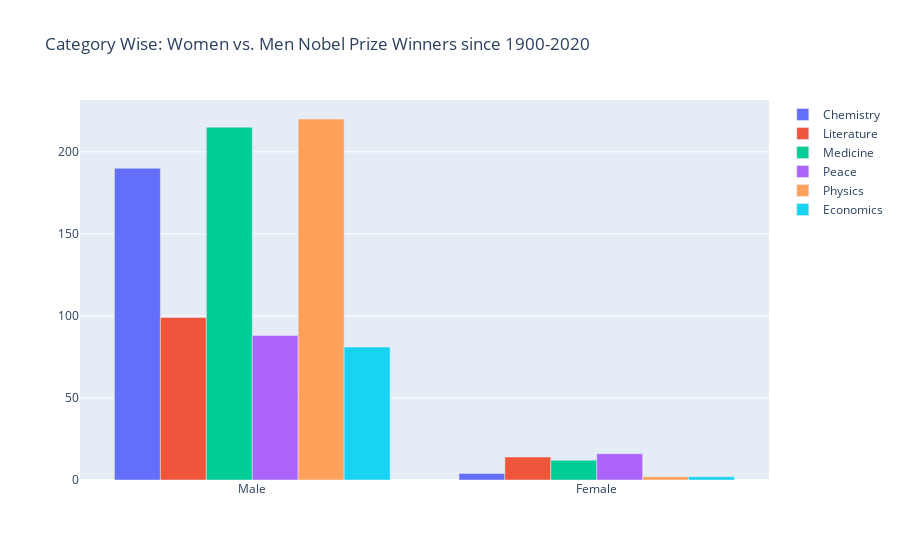

The notebook cell this image was saved under:
### Code cell
fig=go.Figure()
fig.add_trace(go.Bar(x=che_gender['index'],y=che_gender['Sex'], name='Chemistry' ))
fig.add_trace(go.Bar(x=lit_gender['index'],y=lit_gender['Sex'], name='Literature'))
fig.add_trace(go.Bar(x=med_gender['index'],y=med_gender['Sex'], name='Medicine'))
fig.add_trace(go.Bar(x=pea_gender['index'],y=pea_gender['Sex'], name='Peace'))
fig.add_trace(go.Bar(x=phy_gender['index'],y=phy_gender['Sex'], name='Physics'))
fig.add_trace(go.Bar(x=eco_gender['index'],y=eco_gender['Sex'], name='Economics'))

fig.update_layout(barmode='group', title = 'Category Wise: Women vs. Men Nobel Prize Winners since 1900-2020')
fig.show()

### Figure 1 — Plotly figure (JSON) as saved in the notebook; plotly's stock layout.template omitted (floating-point values rounded to 4 significant figures)
{"data": [{"name": "Chemistry", "type": "bar", "x": ["Male", "Female"], "y": [190, 4]}, {"name": "Literature", "type": "bar", "x": ["Male", "Female"], "y": [99, 14]}, {"name": "Medicine", "type": "bar", "x": ["Male", "Female"], "y": [215, 12]}, {"name": "Peace", "type": "bar", "x": ["Male", "Female"], "y": [88, 16]}, {"name": "Physics", "type": "bar", "x": ["Male", "Female"], "y": [220, 2]}, {"name": "Economics", "type": "bar", "x": ["Male", "Female"], "y": [81, 2]}], "layout": {"barmode": "group", "title": {"text": "Category Wise: Women vs. Men Nobel Prize Winners since 1900-2020"}}}
